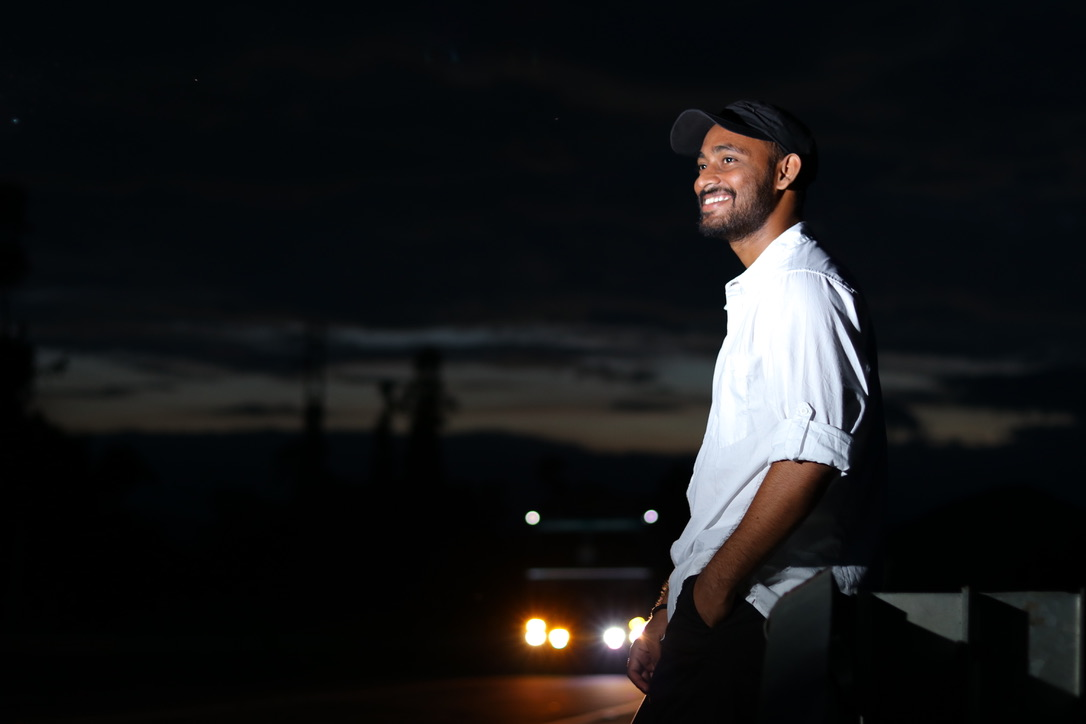
#> input picture python/Python for data science/scipy/image.jpg, 1086 x 724 px
$ python twoDfiltering.py
#> lines starting #> are read from the running program, lines starting #| are printed output that depends on the picture; after the words box and inside, x2 and y2 are one past the last pixel; in counts of white or black regions, pixels touching at a corner belong together
import cv2
import numpy as np
import matplotlib.pyplot as plt

# 1. Read the image
img_bgr = cv2.imread("image.jpg")        # put your image file here
#> img_bgr is the input picture: shape (724, 1086, 3); mean B, G, R 23.9, 22.9, 22.4
img_rgb = cv2.cvtColor(img_bgr, cv2.COLOR_BGR2RGB)  # convert BGR -> RGB for plt

# 2. Apply a BLUR (low-pass filter: removes noise)
blur = cv2.GaussianBlur(img_rgb, (7, 7), 0)

blur1 = cv2.GaussianBlur(img_rgb, (3, 3), 0)
blur2 = cv2.GaussianBlur(img_rgb, (7, 7), 0)
blur3 = cv2.GaussianBlur(img_rgb, (15, 15), 0)

# 3. Apply a SHARPEN filter (high-pass-ish)
kernel_sharpen = np.array([[0, -1,  0],
                           [-1, 5, -1],
                           [0, -1,  0]], dtype=np.float32)

sharpen = cv2.filter2D(img_rgb, -1, kernel_sharpen)

# 4. Apply EDGE DETECTION (detect boundaries)
img_gray = cv2.cvtColor(img_bgr, cv2.COLOR_BGR2GRAY)    # Canny needs grayscale
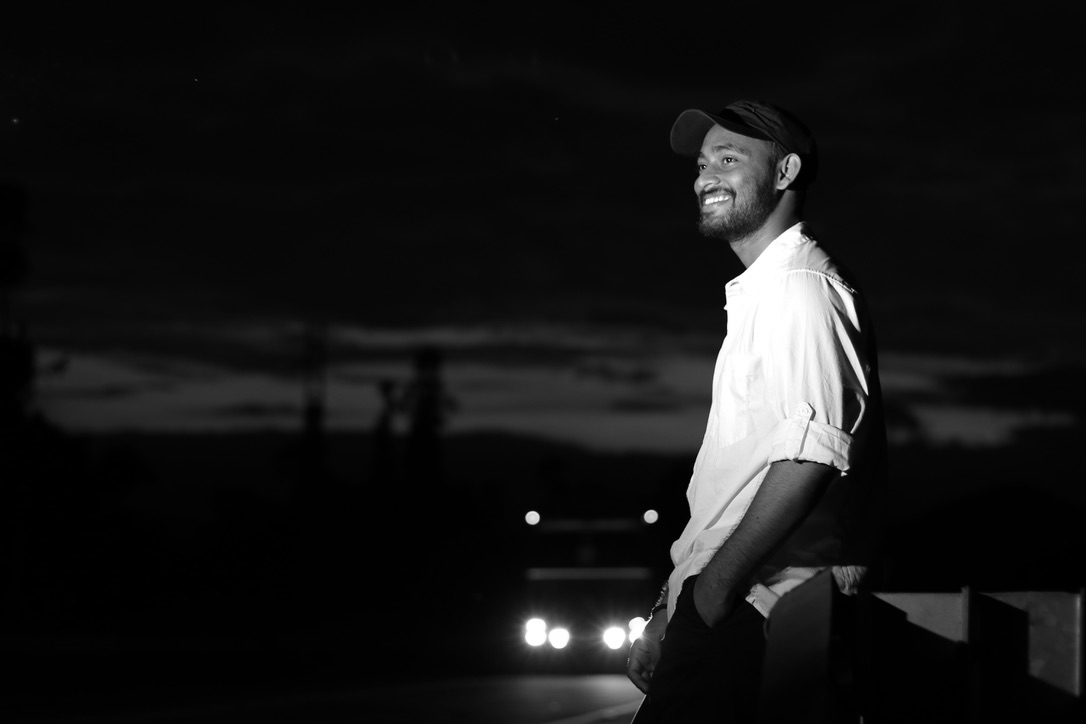
#> img_gray: shape (724, 1086); min 0, max 255, mean 22.8
edges = cv2.Canny(img_gray, 100, 200)
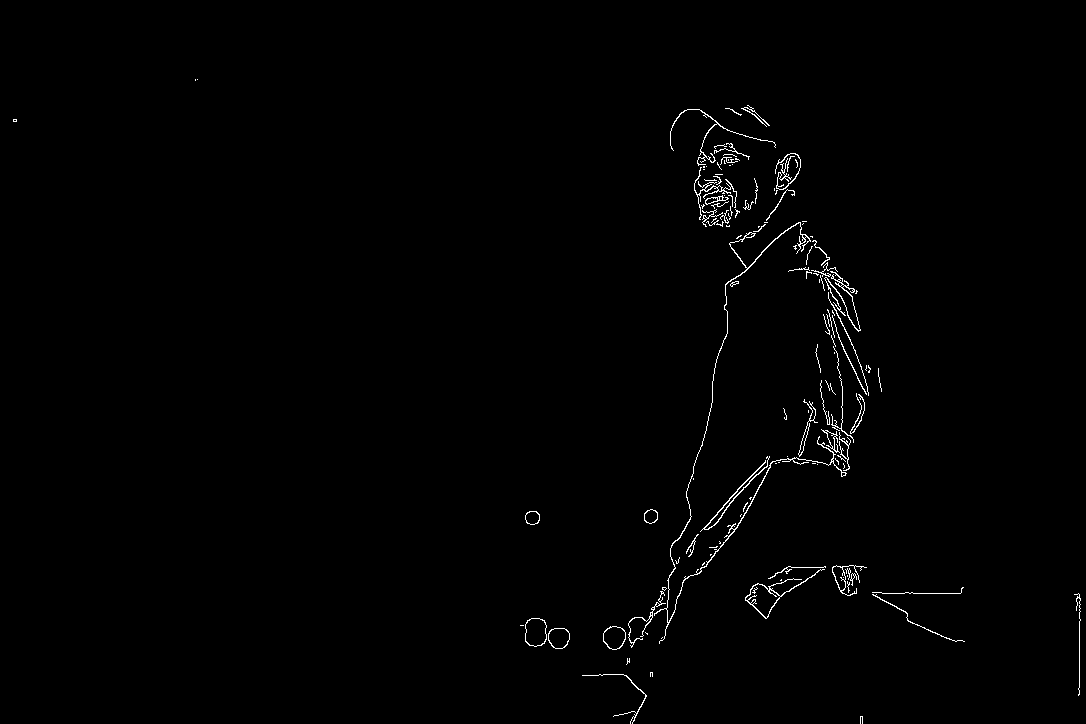
#> edges: shape (724, 1086); 0.83% white in thin lines or dots, all inside (x1, y1, x2, y2) = (13, 79, 1081, 724)


# 5. Show all results
plt.figure(figsize=(12, 8))

plt.subplot(3, 3, 1)
plt.title("Original")
plt.imshow(img_rgb)
plt.axis("off")

plt.subplot(3, 3, 2)
plt.title("Blurred (Low-pass)")
plt.imshow(blur)
plt.axis("off")

plt.subplot(3, 3, 3)
plt.title("Sharpened")
plt.imshow(sharpen)
plt.axis("off")

plt.subplot(3, 3, 4)
plt.title("Edges (Canny)")
plt.imshow(edges, cmap="gray")
plt.axis("off")


plt.subplot(3, 3, 5)
plt.title("Blurred (Low-pass)")
plt.imshow(blur1)
plt.axis("off")


plt.subplot(3, 3, 6)
plt.title("Blurred (Low-pass)")
plt.imshow(blur2)
plt.axis("off")


plt.subplot(3, 3, 7)
plt.title("Blurred (Low-pass)")
plt.imshow(blur3)
plt.axis("off")


plt.tight_layout()
plt.show()
